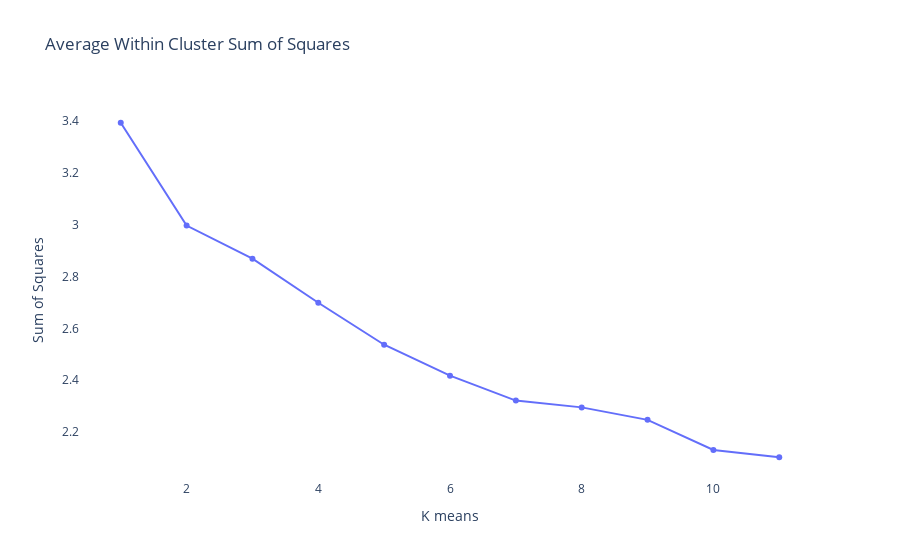

The code cell stored with this chart in its notebook:
### Markdown cell above
The silhouette values show that we should consider 8 or 10 clusters. As a rule of thumb we will take the second highest silhouette value which would give us 10 clusters. We can now compare this result to the elbow method below.

### Code cell
num_of_clusters = range(1, 12)
k_means = [KMeans(n_clusters=cluster).fit(scaled_df) for cluster in num_of_clusters]
centroids = [k.cluster_centers_ for k in k_means]
distances = [cdist(scaled_df, centroid, 'euclidean') for centroid in centroids]
min_distances = [np.min(distance, axis=1) for distance in distances]
avg_within_cluster_sum_squares = [sum(distance) / scaled_df.shape[0] for distance in min_distances]
elbow_df = pd.DataFrame({'number_of_clusters': num_of_clusters, 'avg_within_cluster_sum_squares': avg_within_cluster_sum_squares})

fig = go.Figure(data=go.Scatter(x=elbow_df['number_of_clusters'], y=elbow_df['avg_within_cluster_sum_squares']), 
                layout=go.Layout(title='Average Within Cluster Sum of Squares', plot_bgcolor='rgba(0,0,0,0)', xaxis=dict(title='K means', spikedash='dash'), yaxis=dict(title='Sum of Squares', spikedash='dash')))
fig.show()

### Figure 1 — Plotly figure (JSON) as saved in the notebook; plotly's stock layout.template omitted (floating-point values rounded to 4 significant figures)
{"data": [{"type": "scatter", "x": [1, 2, 3, 4, 5, 6, 7, 8, 9, 10, 11], "y": [3.392, 2.996, 2.868, 2.698, 2.537, 2.418, 2.322, 2.296, 2.248, 2.131, 2.104]}], "layout": {"plot_bgcolor": "rgba(0,0,0,0)", "title": {"text": "Average Within Cluster Sum of Squares"}, "xaxis": {"spikedash": "dash", "title": {"text": "K means"}}, "yaxis": {"spikedash": "dash", "title": {"text": "Sum of Squares"}}}}
